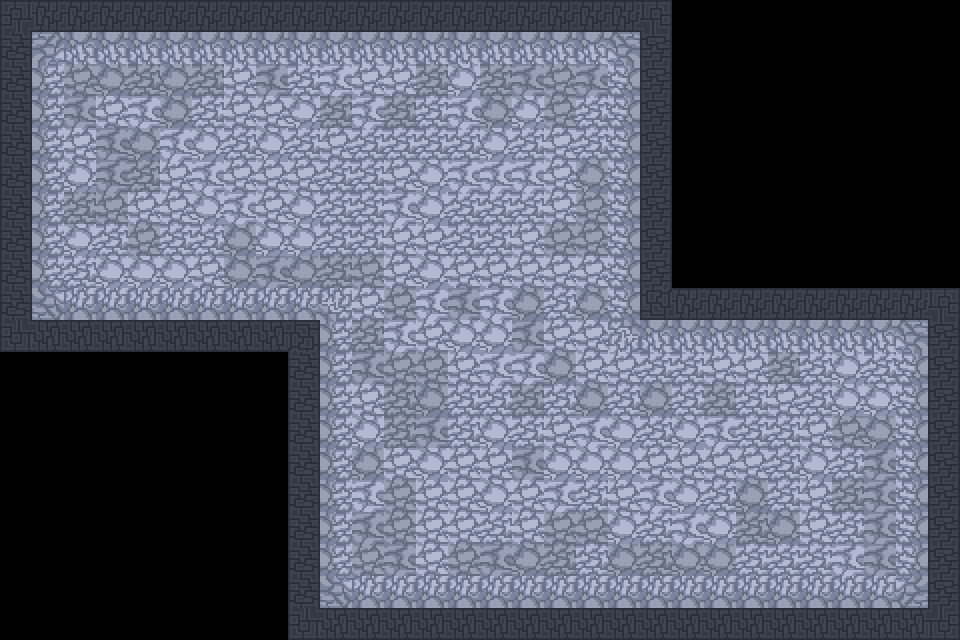

A level layout from a 2D game, rendered from its tile map. Below: a short description, then the map file with its tile-grid data intact:
An orthogonal 30x20 tile map with 32x32 px tiles, 1 tile layer (Tile Layer 1).

<map version="1.10" tiledversion="1.11.1-99-gec89c545" orientation="orthogonal" renderorder="right-down" width="30" height="20" tilewidth="32" tileheight="32" infinite="0" nextlayerid="2" nextobjectid="1">
 <editorsettings>
  <export target="../Levels/level3.xml" format="tmx" />
 </editorsettings>
 <tileset firstgid="1" source="../../Tiles/level_tiles.tsx" />
 <layer id="1" name="Tile Layer 1" width="30" height="20">
  <data encoding="csv">
67,69,69,69,69,69,69,69,69,69,69,69,69,69,69,69,69,69,69,69,68,0,0,0,0,0,0,0,0,0,
70,73,75,75,75,75,75,75,75,75,75,75,75,75,75,75,75,75,75,74,86,0,0,0,0,0,0,0,0,0,
70,76,80,96,79,96,79,78,95,77,93,78,78,79,94,79,95,80,95,92,86,0,0,0,0,0,0,0,0,0,
70,76,95,78,93,96,77,78,78,94,79,93,79,77,93,96,94,80,77,92,86,0,0,0,0,0,0,0,0,0,
70,76,78,95,96,93,94,77,94,77,78,77,77,77,77,94,77,78,77,92,86,0,0,0,0,0,0,0,0,0,
70,76,94,95,79,78,93,78,78,78,77,77,78,94,93,93,93,78,96,92,86,0,0,0,0,0,0,0,0,0,
70,76,79,80,78,78,94,93,78,94,77,77,93,94,77,77,77,78,80,92,86,0,0,0,0,0,0,0,0,0,
70,76,94,77,80,77,77,96,94,94,77,77,78,78,77,77,78,80,80,92,86,0,0,0,0,0,0,0,0,0,
70,76,77,94,94,94,78,96,95,96,79,80,78,94,78,78,78,78,78,92,86,0,0,0,0,0,0,0,0,0,
70,89,91,91,91,91,91,91,91,91,72,78,80,93,95,93,96,77,96,92,66,69,69,69,69,69,69,69,69,68,
83,85,85,85,85,85,85,85,85,81,76,79,93,78,94,94,95,78,78,87,75,75,75,75,75,75,75,75,74,86,
0,0,0,0,0,0,0,0,0,70,76,95,80,80,78,93,93,96,78,78,77,77,78,78,79,77,94,77,92,86,
0,0,0,0,0,0,0,0,0,70,76,78,79,96,77,77,79,77,96,77,96,77,79,77,78,77,94,94,92,86,
0,0,0,0,0,0,0,0,0,70,76,94,79,95,77,94,77,78,93,94,77,94,93,77,77,78,80,96,92,86,
0,0,0,0,0,0,0,0,0,70,76,96,78,94,78,78,95,94,94,94,78,78,78,78,77,94,77,95,92,86,
0,0,0,0,0,0,0,0,0,70,76,93,80,78,78,94,78,93,77,78,93,94,77,96,77,78,79,95,92,86,
0,0,0,0,0,0,0,0,0,70,76,95,80,78,78,77,78,80,80,94,77,93,94,79,96,78,77,95,92,86,
0,0,0,0,0,0,0,0,0,70,76,80,95,78,80,95,96,79,77,96,79,96,96,77,77,77,93,95,92,86,
0,0,0,0,0,0,0,0,0,70,89,91,91,91,91,91,91,91,91,91,91,91,91,91,91,91,91,91,90,86,
0,0,0,0,0,0,0,0,0,83,85,85,85,85,85,85,85,85,85,85,85,85,85,85,85,85,85,85,85,84
</data>
 </layer>
</map>